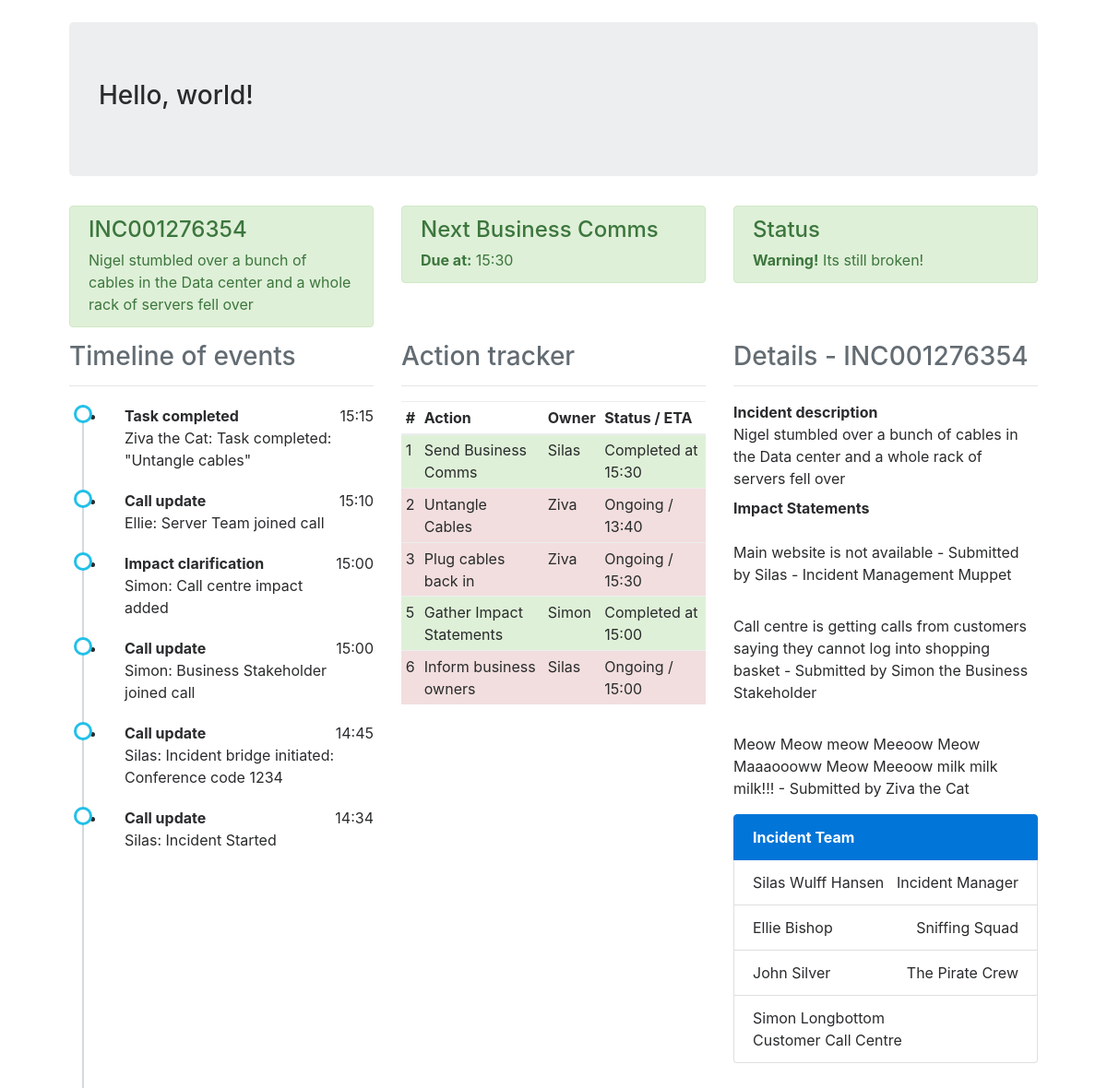
The page /dashboard (signed in) on the database its author committed.
### models.py (models this page shows, shortened)
class User(UserMixin, db.Model):
    id = db.Column(db.Integer, primary_key=True)
    username = db.Column(db.String(32), index=True, unique=True)
    name = db.Column(db.String(32), index=True)
    email = db.Column(db.String(64), index=True, unique=True)
    role = db.Column(db.String(64), index=True)
    team = db.Column(db.String(64), index=True)
    password_hash = db.Column(db.String(64))

### simaritan/routes.py (the view)
@app.route('/dashboard')
def dashboard():
    user = {'username': 'Silas'}
    tasks = [
        {'id': 1, 'activity': 'Send Business Comms', 'owner': 'Silas', 'eta': '15:30', 'status': 'Complete'},
        {'id': 2, 'activity': 'Untangle Cables', 'owner': 'Ziva', 'eta': '13:40', 'status': 'Ongoing'},
        {'id': 3, 'activity': 'Plug cables back in', 'owner': 'Ziva', 'eta': '15:30', 'status': 'Ongoing'},
        {'id': 5, 'activity': 'Gather Impact Statements', 'owner': 'Simon', 'eta': '15:00', 'status': 'Complete'},
        {'id': 6, 'activity': 'Inform business owners', 'owner': 'Silas', 'eta': '15:00', 'status': 'Ongoing'},
    ]
    timeline = [
        {'id': 1, 'activity': 'Task completed: "Untangle cables"', 'owner': 'Ziva the Cat', 'eta': '15:15', 'type': 'Task completed'},
        {'id': 2, 'activity': 'Server Team joined call', 'owner': 'Ellie', 'eta': '15:10', 'type':'Call update'},
        {'id': 3, 'activity': 'Call centre impact added', 'owner': 'Simon', 'eta': '15:00', 'type': 'Impact clarification'},
        {'id': 4, 'activity': 'Business Stakeholder joined call', 'owner': 'Simon', 'eta': '15:00', 'type':'Call update'},
        {'id': 5, 'activity': 'Incident bridge initiated: Conference code 1234', 'owner': 'Silas', 'eta': '14:45', 'type':'Call update'},
        {'id': 6, 'activity': 'Incident Started', 'owner': 'Silas', 'eta': '14:34', 'type':'Call update'}
    ]
    details = {
        'incidentid': 'INC001276354',
        'description': 'Nigel stumbled over a bunch of cables in the Data center and a whole rack of servers fell over',
        'impact_statements': [
            {
                'submitter': 'Silas - Incident Management Muppet',
                'statement': 'Main website is not available'
            },
            {
                'submitter': 'Simon the Business Stakeholder',
                'statement': 'Call centre is getting calls from customers saying they cannot log into shopping basket'
            },
            {
                'submitter': 'Ziva the Cat',
                'statement': 'Meow Meow meow Meeoow Meow Maaaoooww Meow Meeoow milk milk milk!!!'
            }
        ]
    }
    team = [
        {
            'name': 'Silas Wulff Hansen',
            'team': 'Incident Manager'
        },
        {
            'name': 'Ellie Bishop',
            'team': 'Sniffing Squad'
        },
        {
            'name': 'John Silver',
            'team': 'The Pirate Crew'
        },
        {
            'name': 'Simon Longbottom',
            'team': 'Customer Call Centre'
        }
    ]
    return render_template('dashboard.html', title='Simaritan', user=user, tasks=tasks, details=details, team=team, timeline=timeline)

### models.py (called while the page is built)
@login.user_loader
def load_user(id):
    return User.query.get(int(id))

### simaritan/templates/dashboard.html
{% extends "base.html" %}
{% block body %}
		<div class="row">
			<div class="col-md-12">
				<div class="row">
					{% include "components/header-row.html" %}
				</div>
				<div class="row">
					<div class="col-md-4">
						{% include "components/timeline.html" %}
					</div>
					<div class="col-md-4">
					{% include "components/actions.html" %}
					</div>
					<div class="col-md-4">
						{% include "components/incdetails.html" %}
						{% include "components/team.html" %}
					</div>
				</div>
			</div>
		</div>
	</div>
{% endblock %}

### simaritan/templates/base.html (shortened to what this page needs)
<!DOCTYPE html>
<html lang="en">
  <head>
	<link rel="stylesheet" href="{{ url_for('static', filename='css/bootstrap.min.css') }}">
    <link rel="stylesheet" href="{{ url_for('static', filename='css/style.css') }}">
  </head>
  <body>
	<div class="container-fluid">
		<div class="row">
			<div class="col-md-12">
				<div class="jumbotron">
					<h3>
						Hello, world!
					</h3>
				</div>
			</div>
		</div>
  {% block body %}{% endblock %}
  </body>
</html>

### simaritan/templates/components/header-row.html
<div class="col-md-4">
	<div class="alert alert-success alert-dismissable">
		<h4>
			{{details.incidentid}}
		</h4> {{details.description}}
	</div>
</div>
<div class="col-md-4">
	<div class="alert alert-success alert-dismissable">
		<h4>
			Next Business Comms
		</h4> <strong>Due at:</strong> 15:30
	</div>
</div>
<div class="col-md-4">
	<div class="alert alert-success alert-dismissable">
		<h4>
			Status
		</h4> <strong>Warning!</strong> Its still broken!
	</div>
</div>

### simaritan/templates/components/timeline.html
<h3 class="text-left text-muted">
							Timeline of events
						</h3>
						<hr />
<ul class="timeline">
							{% for tl in timeline %}
							<li>
								<strong>{{ tl.type }}</strong>
								<p class="float-right">{{tl.eta}}</p>
								<p>{{ tl.owner }}: {{ tl.activity }}</p>
							</li>
							{% endfor %}
						</ul>

### simaritan/templates/components/actions.html
<h3 class="text-left text-muted">
	Action tracker
</h3>
<hr />
<table class="table table-striped table-hover table-sm">
	<thead>
		<tr>
			<th>
				#
			</th>
			<th>
				Action
			</th>
			<th>
				Owner
			</th>
			<th>
				Status / ETA
			</th>
		</tr>
    </thead>
    <tbody>
		{% for task in tasks %}
        		{% if task.status == 'Complete' %}
        	<tr class="table-success">
   	    	 	{% endif %}
   	    	 	{% if task.status != 'Complete' %}
	    	<tr class="table-danger">
   	    	 	{% endif %}
	    		<td>
	    			{{ task.id }}
	    		</td>
	    		<td>
	    			{{ task.activity }}
	    		</td>
	    		<td>
	    			{{ task.owner }}
	    		</td>
	    		<td>
	    			{{ task.status }}{% if task.status == 'Complete' %}d at {{ task.eta }} {% endif %}
	    			{% if task.status != 'Complete' %} / {{ task.eta }} {% endif %}
	    		</td>
	    	</tr>
    	{% endfor %}
    </tbody>
</table>

### simaritan/templates/components/incdetails.html
						<h3 class="text-left text-muted">
							Details - {{ details.incidentid }}
						</h3>
						<hr />
						<dl>
							<dt>
								Incident description
							</dt>
							<dd>
								{{ details.description }}
							</dd>
							<dt>
								Impact Statements
							</dt>
							{% for statement in details.impact_statements %}
								<dd><br />
								{{ statement.statement }} - Submitted by {{statement.submitter }}
								</dd>
							{% endfor %}
						</dl>

### simaritan/templates/components/team.html
						<div class="list-group">
							 <strong href="#" class="list-group-item list-group-item-action active">Incident Team</strong>
							{% for member in team %}
							 <div class="list-group-item justify-content-between">
								 {{ member.name }} <span class="">{{ member.team }}</span>
							</div>
							{% endfor %}
						</div>

### simaritan/static/css/style.css (style rules this page uses)
ul.timeline:before { content: ' '; background: #d4d9df; display: inline-block; position: absolute; left: 29px; width: 2px; height: 100%; z-index: 400; }
ul.timeline > li { margin: 20px 0; padding-left: 20px; }
ul.timeline > li:before { content: ' '; background: white; display: inline-block; position: absolute; border-radius: 50%; border: 3px solid #22c0e8; left: 20px; width: 20px; height: 20px; z-index: 400; }

### rows shown on the page
User: id "1", activity "Send Business Comms", owner "Silas", status "Complete", eta "15:30", name "Silas Wulff Hansen", team "Incident Manager"

### other values the page prints
{{ details.incidentid }} "INC001276354"
{{ details.description }} "Nigel stumbled over a bunch of cables in the Data center and a whole rack of servers fell over"
{{ tl.type }} "Task completed" "Call update" "Impact clarification" "Call update" "Call update" "Call update"
{{ tl.eta }} "15:15" "15:10" "15:00" "15:00" "14:45" "14:34"
{{ tl.owner }} "Ziva the Cat" "Ellie" "Simon" "Simon" "Silas" "Silas"
{{ tl.activity }} "Task completed: \"Untangle cables\"" "Server Team joined call" "Call centre impact added" "Business Stakeholder joined call" "Incident bridge initiated: Conference code 1234" "Incident Started"
{{ task.id }} "2" "3" "5" "6"
{{ task.activity }} "Untangle Cables" "Plug cables back in" "Gather Impact Statements" "Inform business owners"
{{ task.owner }} "Ziva" "Ziva" "Simon" "Silas"
{{ task.status }} "Ongoing" "Ongoing" "Complete" "Ongoing"
{{ task.eta }} "13:40" "15:30" "15:00"
{{ task.eta }} "15:00"
{{ statement.statement }} "Main website is not available" "Call centre is getting calls from customers saying they cannot log into shopping basket" "Meow Meow meow Meeoow Meow Maaaoooww Meow Meeoow milk milk milk!!!"
{{ statement.submitter }} "Silas - Incident Management Muppet" "Simon the Business Stakeholder" "Ziva the Cat"
{{ member.name }} "Ellie Bishop" "John Silver" "Simon Longbottom"
